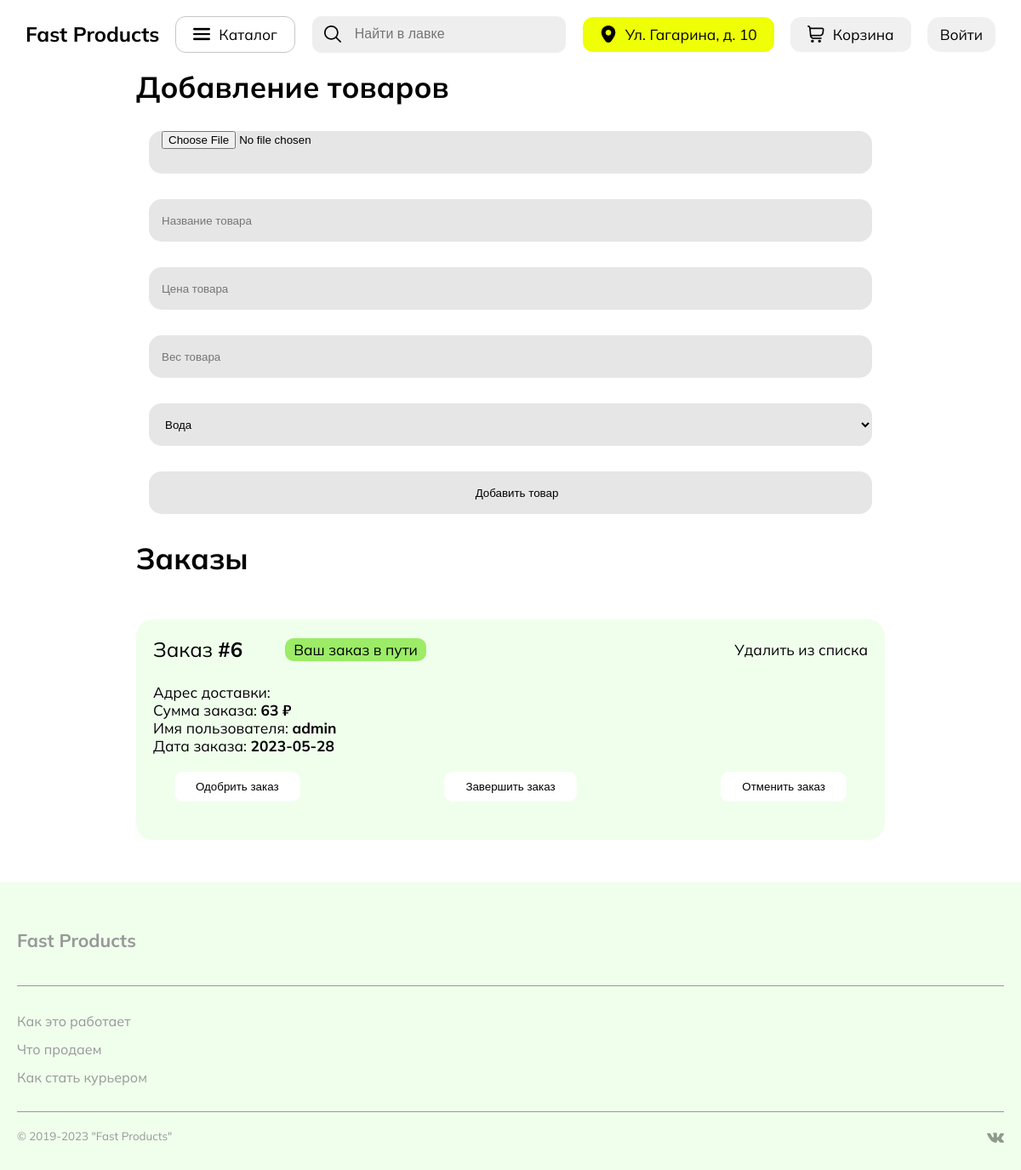
The app's page /admin.php with its own data.
### tables this page shows
CREATE TABLE `user_order` (
  `id` int(11) NOT NULL,
  `user_id` varchar(55) NOT NULL,
  `user_name` varchar(55) NOT NULL,
  `user_number` varchar(55) NOT NULL,
  `user_address` varchar(55) NOT NULL,
  `total_price` varchar(55) NOT NULL,
  `order_status` varchar(55) NOT NULL DEFAULT '0',
  `order_data` varchar(55) NOT NULL
);

### admin.php (the view, shortened to what this page needs)
<!DOCTYPE html>
<html lang="en">
<head>
    <link rel="stylesheet" href="assets/css/style.css">
</head>
<body>
<div class="wrapper">
    <header class="header js-header">
            <div class="nav">
                <div class="nav__menu">
                    <ul>
                        <li><a href="index.php"><span>Fast Products</span></a></li>
                        <li class="dropdown"><a href="#" class="nav__catalog"><img src="assets/img/menu.png" alt="">Каталог</a>
                        </li>
                        <li><img src="assets/img/search.png" alt="">
                            <form action="search.php" method="POST">
                                <input type="text" name="search-item" placeholder="Найти в лавке">
                            </form>
                        </li>
                        <li><a href="https://yandex.ru/maps/-/CCUgqKuKoD" target="_blank" class="address"><img src="assets/img/marker.png" alt="">Ул. Гагарина, д. 10</a></li>
                        <li class="dropdown"><a href="#" class="cart"><img src="assets/img/cart.png" alt="">Корзина</a>
                        </li>
                        <?php if(!isset($_SESSION['user'])): ?>
                        <li><a class="login__link" href="login.php">Войти</a></li>
                        <?php endif;?>
                    </ul>
                </div>
            </div>
        </header>
    <main>
        <div class="container">
            <div class="admin">
                <h1>Добавление товаров</h1>
                <form action="vendor/action/upload.php" method="POST" enctype="multipart/form-data">
                    <input type="file" name="file">
                    <input type="text" name="title" placeholder="Название товара">
                    <input type="text" name="price" placeholder="Цена товара">
                    <input type="text" name="weight" placeholder="Вес товара">
                    <select name="type_id" id="type_id">
                        <option value="1">Вода</option>
                    </select>
                    <input type="submit" name="uploadProduct" value="Добавить товар">
                </form>
                <h1>Заказы</h1>
                <div class="admin__order">
                <div class="order">
                <?php
                    $data = mysqli_query($link, "SELECT * FROM `user_order` WHERE `order_status` = 0 || `order_status` = 1 " );
                    $result = mysqli_fetch_all($data, MYSQLI_ASSOC); ?>
                <?php foreach($result as $row): ?>
                <div class="order__item">
                    <div class="order__title">
                        <div class="order-row">
                            <div class="order-number">Заказ <b>#<?=$row['id'];?></b></div>
                            <div class="order-status">
                                    <?php if ($row['order_status'] == 1): ?>
                                        Ваш заказ в пути
                                    <?php endif; ?>
                            </div>
                        </div>
                        <div class="order-delete"><a href="vendor/action/deleteCart.php?delete_id=<?=$row['id'];?>">Удалить из списка</a></div>
                    </div>
                    <div class="order__subtitle">
                        <div class="order-text">
                            <div class="order-address">Адрес доставки: <b><?=$row['user_address'];?></b></div>
                            <div class="order-price">Сумма заказа: <b><?=$row['total_price'];?> &#8381;</b></div>
                            <div class="order-user">Имя пользователя: <b><?=$row['user_name'];?></b></div>
                            <div class="order-data">Дата заказа: <b><?=$row['order_data'];?></b></div>
                        </div>
                        <div class="admin-btn">
                            <form action="vendor/action/updateStatus.php">
                                <input type="submit" name="confirm" value="Одобрить заказ">
                                <input type="submit" name="complete" value="Завершить заказ">
                                <input type="submit" name="cancel" value="Отменить заказ">
                            </form>
                        </div>
                    </div>
                </div>
                <?php endforeach; ?>
            </div>
                </div>
            </div>
        </div>
    </main>
    <footer>
        <div class="footer">
            <div class="footer__title">Fast Products</div>
            <hr>
            <div class="footer__menu">
                <ul>
                    <li><a href="about.php">Как это работает</a></li>
                    <li><a href="">Что продаем</a></li>
                    <li><a href="">Как стать курьером</a></li>
                </ul>
            </div>
            <hr>
            <div class="footer__submenu">
                <div class="copyright">&#169; 2019-2023 "Fast Products"</div>
                <div class="social"><a href="https://vk.com/deadyourgod"><img src="assets/img/vk.png" alt=""></a></div>
            </div>
        </div>
    </footer>
    </div>
</body>
</html>

### assets/css/style.css (style rules this page uses)
html { scroll-behavior: smooth; height: 100%; }
.wrapper { min-height: 100%; display: flex; flex-direction: column; }
main { flex: 1 1 auto; }
* { margin: 0; padding: 0; }
body { background-color: #fff; font-family: 'Mulish'; font-size: 13pt; height: 100%; }
.container { max-width: 880px; margin: 0 auto; position: relative; }
header { top: -100px; width: 100%; background-color: #fff; z-index: 1000; transition: all .2s ease; }
.nav { height: 50px; padding: 15px 0; }
.nav__menu { display: flex; width: 100%; }
.nav__menu>ul { width: 100%; display: flex; align-items: center; justify-content: space-between; align-content: center; flex-wrap: nowrap; padding: 0 30px; }
.nav__menu>ul>li { list-style-type: none; height: 50px; display: flex; align-items: center; }
@media (max-width: 1200px) { .nav__menu>ul>li>form { width: 300px; } }
.nav__menu>ul>li>form>input { width: 100%; height: 45px; background-color: #e9e9e9c1; border-radius: 12px; border: 1px solid #ffffff; padding-left: 50px; font-size: 12pt; box-sizing: border-box; transition: all .25s; }
.nav__menu>ul>li:nth-child(3) img { position: absolute; top: 15px; width: 20px; margin: 15px; }
.nav__menu ul li span { font-weight: bold; font-size: 18pt; }
.nav__menu ul>li>a { display: flex; align-items: center; color: #000; text-decoration: none; }
.nav__menu ul>li>a img { width: 20px; margin-right: 10px; }
.address { background-color: #eeff06; padding: 10px 20px; border-radius: 12px; transition: ease-out all .25s; }
.nav__catalog { padding: 10px 20px; border: 1px solid #7c7c7c6f; border-radius: 12px; transition: ease-out all .25s; position: relative; }
.dropdown { position: relative; transition: all .25s; }
.cart { background-color: #f0f0f0; padding: 10px 20px; border-radius: 12px; transition: ease-out all .25s; }
.login__link { padding: 10px 15px; background-color: #f0f0f0; border-radius: 15px; transition: ease-out all .25s; }
footer { background-color: #edffe9db; padding: 25px 20px; }
.footer__title { font-size: 16pt; font-weight: bold; color: #989898; margin-bottom: 40px; margin-top: 30px; }
.footer__menu { margin: 30px 0; }
.footer__menu ul li { list-style-type: none; margin: 12px 0; }
.footer__menu ul li a { font-size: 12pt; color: #989898; text-decoration: none; }
hr { background-color: #989898; border: none; height: 1px; }
.footer__submenu { margin-top: 20px; font-size: 10pt; color: #989898; display: flex; justify-content: space-between; }
.social img { height: 20px; opacity: .4; }
.admin>form { display: flex; flex-direction: column; padding: 15px; align-content: center; }
.admin>form>input { height: 50px; border-radius: 15px; outline: none; border: none; padding-left: 15px; box-sizing: border-box; background-color: #e6e6e6; margin: 15px 0; }
.admin>form>input[type="submit"] { cursor: pointer; }
.admin>form>select { height: 50px; border-radius: 15px; outline: none; border: none; padding-left: 15px; box-sizing: border-box; background-color: #e6e6e6; margin: 15px 0; }
.order__item { display: flex; flex-direction: column; background-color: #edffe9db; border-radius: 20px; padding: 20px; margin: 50px 0; }
.order__title { display: flex; justify-content: space-between; align-items: center; }
.order-row { display: flex; justify-content: space-between; align-items: center; }
.order-number { font-size: 18pt; margin-right: 50px; }
.order-status { background-color: #9cec67; padding: 3px 10px; border-radius: 10px; }
.order__subtitle { padding: 25px 0; }
.order-delete a { text-decoration: none; color: #000; }
.order { display: flex; flex-direction: column-reverse; }
.admin-btn form { margin-top: 20px; display: flex; justify-content: space-between; align-items: center; }
.admin-btn input { text-decoration: none; margin: 0px 25px; color: #000; background-color: #fff; padding: 10px 25px; border-radius: 10px; border: none; outline: none; cursor: pointer; }

### records on screen
user_order: id "6", order_status "Ваш заказ в пути", total_price "63", user_name "admin", order_data "2023-05-28"
